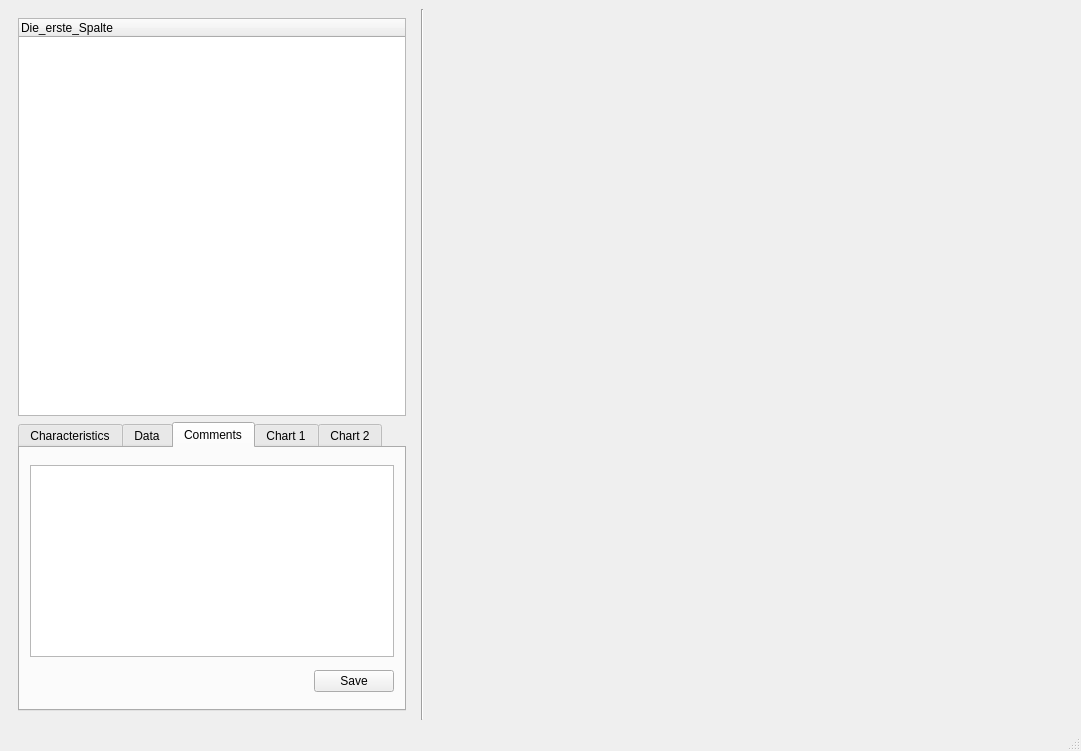
<?xml version="1.0" encoding="UTF-8"?>
<ui version="4.0">
 <class>MainWindow</class>
 <widget class="QMainWindow" name="MainWindow">
  <property name="geometry">
   <rect>
    <x>0</x>
    <y>0</y>
    <width>1081</width>
    <height>751</height>
   </rect>
  </property>
  <property name="windowTitle">
   <string>MainWindow</string>
  </property>
  <property name="styleSheet">
   <string notr="true"/>
  </property>
  <widget class="QWidget" name="centralwidget">
   <layout class="QHBoxLayout" name="horizontalLayout_4">
    <item>
     <widget class="QWidget" name="left_Widget" native="true">
      <property name="sizePolicy">
       <sizepolicy hsizetype="Minimum" vsizetype="Preferred">
        <horstretch>0</horstretch>
        <verstretch>0</verstretch>
       </sizepolicy>
      </property>
      <layout class="QVBoxLayout" name="verticalLayout">
       <item>
        <widget class="QTreeWidget" name="treeWidget">
         <property name="sizePolicy">
          <sizepolicy hsizetype="Minimum" vsizetype="Expanding">
           <horstretch>0</horstretch>
           <verstretch>0</verstretch>
          </sizepolicy>
         </property>
         <property name="toolTip">
          <string notr="true"/>
         </property>
         <column>
          <property name="text">
           <string notr="true">Die_erste_Spalte</string>
          </property>
          <property name="toolTip">
           <string notr="true">&quot;ersteSpalte&quot;</string>
          </property>
         </column>
        </widget>
       </item>
       <item>
        <widget class="QTabWidget" name="tabWidget">
         <property name="sizePolicy">
          <sizepolicy hsizetype="Minimum" vsizetype="Minimum">
           <horstretch>0</horstretch>
           <verstretch>0</verstretch>
          </sizepolicy>
         </property>
         <property name="maximumSize">
          <size>
           <width>16777215</width>
           <height>16777215</height>
          </size>
         </property>
         <property name="sizeIncrement">
          <size>
           <width>0</width>
           <height>0</height>
          </size>
         </property>
         <property name="baseSize">
          <size>
           <width>0</width>
           <height>0</height>
          </size>
         </property>
         <property name="toolTip">
          <string notr="true"/>
         </property>
         <property name="accessibleName">
          <string notr="true"/>
         </property>
         <property name="styleSheet">
          <string notr="true"/>
         </property>
         <property name="currentIndex">
          <number>2</number>
         </property>
         <widget class="QWidget" name="tab_1">
          <attribute name="title">
           <string notr="true">Characteristics</string>
          </attribute>
          <layout class="QVBoxLayout" name="verticalLayout_2">
           <property name="leftMargin">
            <number>10</number>
           </property>
           <property name="topMargin">
            <number>10</number>
           </property>
           <property name="rightMargin">
            <number>10</number>
           </property>
           <property name="bottomMargin">
            <number>10</number>
           </property>
           <item>
            <layout class="QGridLayout" name="gridLayout_3">
             <item row="0" column="0">
              <widget class="QLabel" name="label">
               <property name="text">
                <string>Row</string>
               </property>
               <property name="buddy">
                <cstring>lineEdit_legend</cstring>
               </property>
              </widget>
             </item>
             <item row="0" column="1">
              <widget class="QLineEdit" name="lineEdit_legend">
               <property name="sizePolicy">
                <sizepolicy hsizetype="Minimum" vsizetype="Fixed">
                 <horstretch>0</horstretch>
                 <verstretch>0</verstretch>
                </sizepolicy>
               </property>
              </widget>
             </item>
             <item row="0" column="2">
              <widget class="QLabel" name="label_2">
               <property name="text">
                <string>Units</string>
               </property>
               <property name="buddy">
                <cstring>lineEdit_units</cstring>
               </property>
              </widget>
             </item>
             <item row="0" column="3">
              <widget class="QLineEdit" name="lineEdit_units">
               <property name="sizePolicy">
                <sizepolicy hsizetype="Minimum" vsizetype="Fixed">
                 <horstretch>0</horstretch>
                 <verstretch>0</verstretch>
                </sizepolicy>
               </property>
              </widget>
             </item>
             <item row="1" column="0">
              <widget class="QLabel" name="label_4">
               <property name="text">
                <string>ID</string>
               </property>
               <property name="buddy">
                <cstring>lineEdit_id</cstring>
               </property>
              </widget>
             </item>
             <item row="1" column="1">
              <widget class="QLineEdit" name="lineEdit_id">
               <property name="sizePolicy">
                <sizepolicy hsizetype="Minimum" vsizetype="Fixed">
                 <horstretch>0</horstretch>
                 <verstretch>0</verstretch>
                </sizepolicy>
               </property>
              </widget>
             </item>
             <item row="1" column="2">
              <widget class="QLabel" name="label_3">
               <property name="text">
                <string>Connection</string>
               </property>
               <property name="buddy">
                <cstring>lineEdit_connection</cstring>
               </property>
              </widget>
             </item>
             <item row="1" column="3">
              <widget class="QLineEdit" name="lineEdit_connection">
               <property name="sizePolicy">
                <sizepolicy hsizetype="Minimum" vsizetype="Fixed">
                 <horstretch>0</horstretch>
                 <verstretch>0</verstretch>
                </sizepolicy>
               </property>
              </widget>
             </item>
            </layout>
           </item>
           <item>
            <layout class="QGridLayout" name="gridLayout">
             <item row="0" column="5">
              <widget class="QDoubleSpinBox" name="doubleSpinBox_linewidth_w1">
               <property name="font">
                <font>
                 <pointsize>10</pointsize>
                </font>
               </property>
               <property name="decimals">
                <number>1</number>
               </property>
               <property name="minimum">
                <double>0.100000000000000</double>
               </property>
               <property name="maximum">
                <double>10.000000000000000</double>
               </property>
               <property name="singleStep">
                <double>0.100000000000000</double>
               </property>
              </widget>
             </item>
             <item row="0" column="1">
              <widget class="QComboBox" name="comboBox_linestyle_w1">
               <property name="font">
                <font>
                 <pointsize>10</pointsize>
                </font>
               </property>
               <item>
                <property name="text">
                 <string>-</string>
                </property>
               </item>
               <item>
                <property name="text">
                 <string/>
                </property>
               </item>
               <item>
                <property name="text">
                 <string>--</string>
                </property>
               </item>
               <item>
                <property name="text">
                 <string>-.</string>
                </property>
               </item>
               <item>
                <property name="text">
                 <string>:</string>
                </property>
               </item>
               <item>
                <property name="text">
                 <string>steps</string>
                </property>
               </item>
              </widget>
             </item>
             <item row="0" column="4">
              <widget class="QLabel" name="label_8">
               <property name="font">
                <font>
                 <pointsize>10</pointsize>
                </font>
               </property>
               <property name="text">
                <string>Linewidth</string>
               </property>
               <property name="buddy">
                <cstring>doubleSpinBox_linewidth_w1</cstring>
               </property>
              </widget>
             </item>
             <item row="0" column="0">
              <widget class="QLabel" name="label_7">
               <property name="font">
                <font>
                 <pointsize>10</pointsize>
                </font>
               </property>
               <property name="text">
                <string>Linestyle</string>
               </property>
               <property name="buddy">
                <cstring>comboBox_linestyle_w1</cstring>
               </property>
              </widget>
             </item>
             <item row="1" column="0">
              <widget class="QLabel" name="label_9">
               <property name="font">
                <font>
                 <pointsize>10</pointsize>
                </font>
               </property>
               <property name="text">
                <string>Marker</string>
               </property>
              </widget>
             </item>
             <item row="1" column="1">
              <widget class="QComboBox" name="comboBox_marker_w1">
               <property name="font">
                <font>
                 <pointsize>10</pointsize>
                </font>
               </property>
               <item>
                <property name="text">
                 <string>o</string>
                </property>
               </item>
               <item>
                <property name="text">
                 <string/>
                </property>
               </item>
               <item>
                <property name="text">
                 <string>+</string>
                </property>
               </item>
               <item>
                <property name="text">
                 <string>,</string>
                </property>
               </item>
               <item>
                <property name="text">
                 <string>.</string>
                </property>
               </item>
               <item>
                <property name="text">
                 <string>1</string>
                </property>
               </item>
               <item>
                <property name="text">
                 <string>2</string>
                </property>
               </item>
               <item>
                <property name="text">
                 <string>3</string>
                </property>
               </item>
               <item>
                <property name="text">
                 <string>4</string>
                </property>
               </item>
              </widget>
             </item>
             <item row="1" column="5">
              <widget class="QDoubleSpinBox" name="doubleSpinBox_markersize_w1">
               <property name="font">
                <font>
                 <pointsize>10</pointsize>
                </font>
               </property>
               <property name="decimals">
                <number>1</number>
               </property>
               <property name="minimum">
                <double>0.100000000000000</double>
               </property>
               <property name="maximum">
                <double>20.000000000000000</double>
               </property>
               <property name="singleStep">
                <double>0.100000000000000</double>
               </property>
               <property name="value">
                <double>5.000000000000000</double>
               </property>
              </widget>
             </item>
             <item row="1" column="4">
              <widget class="QLabel" name="label_10">
               <property name="font">
                <font>
                 <pointsize>10</pointsize>
                </font>
               </property>
               <property name="text">
                <string>Markersize</string>
               </property>
              </widget>
             </item>
            </layout>
           </item>
           <item>
            <spacer name="verticalSpacer">
             <property name="orientation">
              <enum>Qt::Vertical</enum>
             </property>
             <property name="sizeHint" stdset="0">
              <size>
               <width>20</width>
               <height>40</height>
              </size>
             </property>
            </spacer>
           </item>
          </layout>
         </widget>
         <widget class="QWidget" name="tab_2">
          <attribute name="title">
           <string notr="true">Data</string>
          </attribute>
          <layout class="QVBoxLayout" name="verticalLayout_3">
           <property name="leftMargin">
            <number>10</number>
           </property>
           <property name="topMargin">
            <number>10</number>
           </property>
           <property name="rightMargin">
            <number>10</number>
           </property>
           <property name="bottomMargin">
            <number>10</number>
           </property>
           <item>
            <widget class="QTableWidget" name="tableWidget_data">
             <property name="sizePolicy">
              <sizepolicy hsizetype="Minimum" vsizetype="Fixed">
               <horstretch>0</horstretch>
               <verstretch>0</verstretch>
              </sizepolicy>
             </property>
             <property name="baseSize">
              <size>
               <width>0</width>
               <height>0</height>
              </size>
             </property>
             <column>
              <property name="text">
               <string>Ein Text</string>
              </property>
             </column>
            </widget>
           </item>
          </layout>
         </widget>
         <widget class="QWidget" name="tab_3">
          <attribute name="title">
           <string notr="true">Comments</string>
          </attribute>
          <layout class="QVBoxLayout" name="verticalLayout_4">
           <property name="leftMargin">
            <number>10</number>
           </property>
           <property name="topMargin">
            <number>10</number>
           </property>
           <property name="rightMargin">
            <number>10</number>
           </property>
           <property name="bottomMargin">
            <number>10</number>
           </property>
           <item>
            <widget class="QPlainTextEdit" name="plainTextEdit_comments">
             <property name="sizePolicy">
              <sizepolicy hsizetype="Minimum" vsizetype="Fixed">
               <horstretch>0</horstretch>
               <verstretch>0</verstretch>
              </sizepolicy>
             </property>
            </widget>
           </item>
           <item>
            <layout class="QHBoxLayout" name="horizontalLayout_3">
             <item>
              <spacer name="horizontalSpacer_3">
               <property name="orientation">
                <enum>Qt::Horizontal</enum>
               </property>
               <property name="sizeHint" stdset="0">
                <size>
                 <width>40</width>
                 <height>20</height>
                </size>
               </property>
              </spacer>
             </item>
             <item>
              <widget class="QPushButton" name="pushButton_save_comment">
               <property name="text">
                <string>Save</string>
               </property>
              </widget>
             </item>
            </layout>
           </item>
          </layout>
         </widget>
         <widget class="QWidget" name="tab_4">
          <attribute name="title">
           <string notr="true">Chart 1</string>
          </attribute>
          <layout class="QVBoxLayout" name="verticalLayout_5">
           <property name="leftMargin">
            <number>10</number>
           </property>
           <property name="topMargin">
            <number>10</number>
           </property>
           <property name="rightMargin">
            <number>10</number>
           </property>
           <property name="bottomMargin">
            <number>10</number>
           </property>
           <item>
            <layout class="QGridLayout" name="gridLayout_2">
             <item row="2" column="0">
              <widget class="QLabel" name="label_6">
               <property name="font">
                <font>
                 <pointsize>10</pointsize>
                </font>
               </property>
               <property name="text">
                <string>y-Axis Label</string>
               </property>
              </widget>
             </item>
             <item row="1" column="0">
              <widget class="QLabel" name="label_5">
               <property name="font">
                <font>
                 <pointsize>10</pointsize>
                </font>
               </property>
               <property name="text">
                <string>x-Axis Label</string>
               </property>
              </widget>
             </item>
             <item row="2" column="1">
              <widget class="QLineEdit" name="lineEdit_ylabel_w1">
               <property name="sizePolicy">
                <sizepolicy hsizetype="Expanding" vsizetype="Fixed">
                 <horstretch>0</horstretch>
                 <verstretch>0</verstretch>
                </sizepolicy>
               </property>
               <property name="font">
                <font>
                 <pointsize>10</pointsize>
                </font>
               </property>
               <property name="text">
                <string/>
               </property>
              </widget>
             </item>
             <item row="1" column="1">
              <widget class="QLineEdit" name="lineEdit_xlabel_w1">
               <property name="sizePolicy">
                <sizepolicy hsizetype="Expanding" vsizetype="Fixed">
                 <horstretch>0</horstretch>
                 <verstretch>0</verstretch>
                </sizepolicy>
               </property>
               <property name="font">
                <font>
                 <pointsize>10</pointsize>
                </font>
               </property>
              </widget>
             </item>
             <item row="0" column="1">
              <widget class="QLineEdit" name="lineEdit_title_w1">
               <property name="sizePolicy">
                <sizepolicy hsizetype="Expanding" vsizetype="Fixed">
                 <horstretch>0</horstretch>
                 <verstretch>0</verstretch>
                </sizepolicy>
               </property>
               <property name="font">
                <font>
                 <pointsize>10</pointsize>
                </font>
               </property>
              </widget>
             </item>
             <item row="0" column="0">
              <widget class="QLabel" name="label_13">
               <property name="text">
                <string>Title</string>
               </property>
              </widget>
             </item>
            </layout>
           </item>
           <item>
            <layout class="QHBoxLayout" name="horizontalLayout_2">
             <item>
              <widget class="QLabel" name="label_17">
               <property name="font">
                <font>
                 <pointsize>9</pointsize>
                </font>
               </property>
               <property name="text">
                <string>Limits (x_min; x_max; y_min; y_max)</string>
               </property>
              </widget>
             </item>
             <item>
              <spacer name="horizontalSpacer">
               <property name="orientation">
                <enum>Qt::Horizontal</enum>
               </property>
               <property name="sizeHint" stdset="0">
                <size>
                 <width>40</width>
                 <height>20</height>
                </size>
               </property>
              </spacer>
             </item>
             <item>
              <widget class="QCheckBox" name="checkBox_logx1">
               <property name="text">
                <string>Log X</string>
               </property>
              </widget>
             </item>
             <item>
              <widget class="QCheckBox" name="checkBox_logy1">
               <property name="text">
                <string>Log Y</string>
               </property>
              </widget>
             </item>
            </layout>
           </item>
           <item>
            <widget class="QLineEdit" name="lineEdit_axis_limits_w1"/>
           </item>
           <item>
            <spacer name="verticalSpacer_2">
             <property name="orientation">
              <enum>Qt::Vertical</enum>
             </property>
             <property name="sizeHint" stdset="0">
              <size>
               <width>20</width>
               <height>40</height>
              </size>
             </property>
            </spacer>
           </item>
          </layout>
         </widget>
         <widget class="QWidget" name="tab_5">
          <attribute name="title">
           <string notr="true">Chart 2</string>
          </attribute>
          <layout class="QVBoxLayout" name="verticalLayout_6">
           <property name="leftMargin">
            <number>10</number>
           </property>
           <property name="topMargin">
            <number>10</number>
           </property>
           <property name="rightMargin">
            <number>10</number>
           </property>
           <item>
            <layout class="QGridLayout" name="gridLayout_4">
             <item row="1" column="1">
              <widget class="QLineEdit" name="lineEdit_xlabel_w2">
               <property name="sizePolicy">
                <sizepolicy hsizetype="Expanding" vsizetype="Fixed">
                 <horstretch>0</horstretch>
                 <verstretch>0</verstretch>
                </sizepolicy>
               </property>
               <property name="font">
                <font>
                 <pointsize>10</pointsize>
                </font>
               </property>
              </widget>
             </item>
             <item row="1" column="0">
              <widget class="QLabel" name="label_11">
               <property name="font">
                <font>
                 <pointsize>10</pointsize>
                </font>
               </property>
               <property name="text">
                <string>x-Axis Label</string>
               </property>
               <property name="buddy">
                <cstring>lineEdit_xlabel_w2</cstring>
               </property>
              </widget>
             </item>
             <item row="2" column="0">
              <widget class="QLabel" name="label_12">
               <property name="font">
                <font>
                 <pointsize>10</pointsize>
                </font>
               </property>
               <property name="text">
                <string>y-Axis Label</string>
               </property>
               <property name="buddy">
                <cstring>lineEdit_ylabel_w2</cstring>
               </property>
              </widget>
             </item>
             <item row="2" column="1">
              <widget class="QLineEdit" name="lineEdit_ylabel_w2">
               <property name="sizePolicy">
                <sizepolicy hsizetype="Expanding" vsizetype="Fixed">
                 <horstretch>0</horstretch>
                 <verstretch>0</verstretch>
                </sizepolicy>
               </property>
               <property name="font">
                <font>
                 <pointsize>10</pointsize>
                </font>
               </property>
               <property name="text">
                <string/>
               </property>
              </widget>
             </item>
             <item row="0" column="1">
              <widget class="QLineEdit" name="lineEdit_title_w2">
               <property name="sizePolicy">
                <sizepolicy hsizetype="Expanding" vsizetype="Fixed">
                 <horstretch>0</horstretch>
                 <verstretch>0</verstretch>
                </sizepolicy>
               </property>
               <property name="font">
                <font>
                 <pointsize>10</pointsize>
                </font>
               </property>
              </widget>
             </item>
             <item row="0" column="0">
              <widget class="QLabel" name="label_14">
               <property name="text">
                <string>Title</string>
               </property>
              </widget>
             </item>
            </layout>
           </item>
           <item>
            <layout class="QHBoxLayout" name="horizontalLayout">
             <item>
              <widget class="QLabel" name="label_16">
               <property name="font">
                <font>
                 <pointsize>9</pointsize>
                </font>
               </property>
               <property name="text">
                <string>Limits (x_min; x_max; y_min; y_max)</string>
               </property>
              </widget>
             </item>
             <item>
              <spacer name="horizontalSpacer_2">
               <property name="orientation">
                <enum>Qt::Horizontal</enum>
               </property>
               <property name="sizeHint" stdset="0">
                <size>
                 <width>40</width>
                 <height>20</height>
                </size>
               </property>
              </spacer>
             </item>
             <item>
              <widget class="QCheckBox" name="checkBox_logx2">
               <property name="text">
                <string>Log X</string>
               </property>
              </widget>
             </item>
             <item>
              <widget class="QCheckBox" name="checkBox_logy2">
               <property name="text">
                <string>Log Y</string>
               </property>
              </widget>
             </item>
            </layout>
           </item>
           <item>
            <widget class="QLineEdit" name="lineEdit_axis_limits_w2">
             <property name="toolTip">
              <string>&lt;html&gt;&lt;head/&gt;&lt;body&gt;&lt;p&gt;Type &amp;quot;auto&amp;quot; or &amp;quot;a&amp;quot; if yout want to leave &lt;/p&gt;&lt;/body&gt;&lt;/html&gt;</string>
             </property>
            </widget>
           </item>
           <item>
            <spacer name="verticalSpacer_3">
             <property name="orientation">
              <enum>Qt::Vertical</enum>
             </property>
             <property name="sizeHint" stdset="0">
              <size>
               <width>20</width>
               <height>105</height>
              </size>
             </property>
            </spacer>
           </item>
          </layout>
         </widget>
        </widget>
       </item>
      </layout>
     </widget>
    </item>
    <item>
     <widget class="Line" name="line">
      <property name="orientation">
       <enum>Qt::Vertical</enum>
      </property>
     </widget>
    </item>
    <item>
     <widget class="QWidget" name="mpl1_widget" native="true">
      <property name="sizePolicy">
       <sizepolicy hsizetype="Expanding" vsizetype="Preferred">
        <horstretch>0</horstretch>
        <verstretch>0</verstretch>
       </sizepolicy>
      </property>
      <layout class="QVBoxLayout" name="verticalLayout_mpl1"/>
     </widget>
    </item>
   </layout>
  </widget>
  <widget class="QStatusBar" name="statusbar"/>
  <action name="action_ffnen">
   <property name="text">
    <string>Öffnen</string>
   </property>
  </action>
  <action name="actionImport">
   <property name="text">
    <string>Import</string>
   </property>
  </action>
  <action name="actionExport">
   <property name="text">
    <string>Export</string>
   </property>
  </action>
 </widget>
 <tabstops>
  <tabstop>lineEdit_legend</tabstop>
  <tabstop>lineEdit_units</tabstop>
  <tabstop>doubleSpinBox_linewidth_w1</tabstop>
  <tabstop>doubleSpinBox_markersize_w1</tabstop>
  <tabstop>lineEdit_title_w1</tabstop>
  <tabstop>lineEdit_xlabel_w1</tabstop>
  <tabstop>lineEdit_ylabel_w1</tabstop>
  <tabstop>lineEdit_title_w2</tabstop>
  <tabstop>lineEdit_xlabel_w2</tabstop>
  <tabstop>lineEdit_ylabel_w2</tabstop>
  <tabstop>comboBox_linestyle_w1</tabstop>
  <tabstop>treeWidget</tabstop>
  <tabstop>comboBox_marker_w1</tabstop>
  <tabstop>tabWidget</tabstop>
  <tabstop>lineEdit_connection</tabstop>
  <tabstop>tableWidget_data</tabstop>
  <tabstop>lineEdit_id</tabstop>
  <tabstop>plainTextEdit_comments</tabstop>
 </tabstops>
 <resources/>
 <connections/>
</ui>
